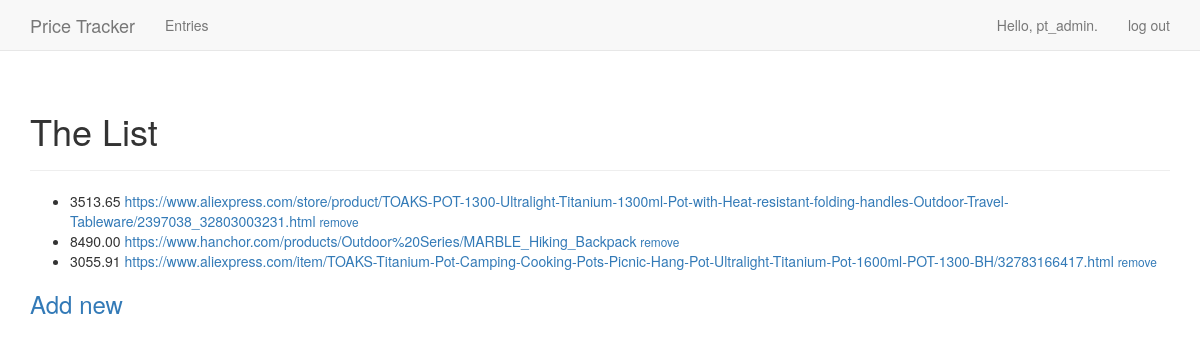
/entries/ (signed in), run on the app's committed database.
### pt/models.py (models this page shows, shortened)
class Entry(models.Model):
    url = models.CharField(max_length=256)
    TREND_UP = "UP"
    TREND_DOWN = "DOWN"
    TREND_CHOICES = (
        (TREND_UP, '+'),
        (TREND_DOWN, '-'),
    )
    trend = models.CharField(
        max_length=4,
        choices=TREND_CHOICES,
        null=True
    )
    owner = models.ForeignKey(User, on_delete=models.CASCADE)
    class Meta:
        verbose_name_plural = 'entries'

class Price(models.Model):
    entry = models.ForeignKey(Entry, on_delete=models.CASCADE)
    price = models.DecimalField(max_digits=10, decimal_places=2)
    date = models.DateTimeField(auto_now_add=False)
    class Meta:
        verbose_name_plural = 'prices'

### pt/views.py (the view)
# urls.py: path(r'entries/', views.entries, name='entries'),
@login_required
def entries(request):
    entries = Entry.objects.filter(owner=request.user).order_by('id')
    context = {'entries': entries}
    return render(request, "pt/entries.html", context)

### pt/templates/pt/entries.html (shortened to what this page needs)
{% extends "pt/base.html" %}
{% block header %}
  <h1>The List</h1>
{% endblock header %}
{% block content %}
  <ul>
    {% for entry in entries %}
  <li>
    {{ entry.price_set.last.price }}
    <a href="{% url 'pt:entry' entry.id %}">{{ entry.url }}</a>
    <small>
      <a href="{% url 'pt:remove_entry' entry.id %}">remove</a>
    </small>
  </li>
    {% empty %}
      <li>No entries have been added yet.</li>
    {% endfor %}
  </ul>
  <h3><a href="{% url 'pt:new_entry' %}">Add new</h3>
{% endblock content %}

### pt/templates/pt/base.html (shortened to what this page needs)
{% load bootstrap3 %}
<!DOCTYPE html>
<html lang="en">
    <head>
    {% bootstrap_css %}
</head>
<body>
    <nav class="navbar navbar-default navbar-static-top">
      <div class="container">
        <div class="navbar-header">
          <a class="navbar-brand" href="{% url 'pt:index' %}">
              Price Tracker</a>
        </div>
        <div id="navbar" class="navbar-collapse collapse">
          <ul class="nav navbar-nav">
            {% if user.is_authenticated %}
              <li><a href="{% url 'pt:entries' %}">Entries</a></li>
            {% endif %}
          </ul>
          <ul class="nav navbar-nav navbar-right">
            {% if user.is_authenticated %}
              <li><a>Hello, {{ user.username }}.</a></li>
              <li><a href="{% url 'users:logout' %}">log out</a></li>
            {% else %}
              <li><a href="{% url 'users:register' %}">register</a></li>
              <li><a href="{% url 'users:login' %}">log in</a></li>
            {% endif %}
          </ul>
        </div>
      </div>
    </nav>
    <div class="container">
        <div class="page-header">
            {% block header %}{% endblock header %}
        </div>
        <div>
            {% block content %}{% endblock content %}
        </div>
    </div>
    </body>
</html>

### data on the page
Entry: price_set.last.price "3513.65", url "https://www.aliexpress.com/store/product/TOAKS-POT-1300-Ultralight-Titanium-1300ml-Pot-with-Heat-resistant-folding-handles-Outdoor-Travel-Tableware/2397038_32803003231.html"
Entry: price_set.last.price "8490.00", url "https://www.hanchor.com/products/Outdoor%20Series/MARBLE_Hiking_Backpack"
Entry: price_set.last.price "3055.91", url "https://www.aliexpress.com/item/TOAKS-Titanium-Pot-Camping-Cooking-Pots-Picnic-Hang-Pot-Ultralight-Titanium-Pot-1600ml-POT-1300-BH/32783166417.html"

### other printed values
{{ user.username }} "pt_admin"
